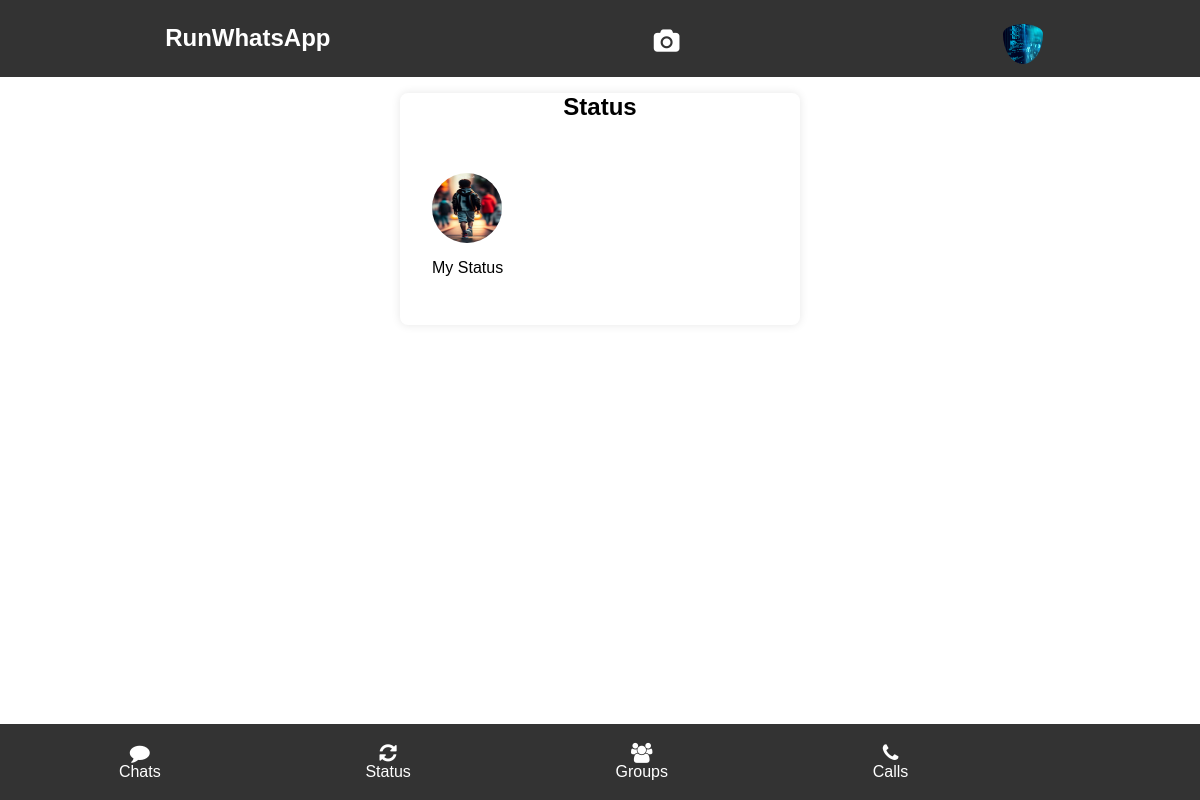
Page /status (signed in) on the committed database.
### App/models.py (models this page shows, shortened)
class Profile(models.Model):
    image = models.ImageField(upload_to='Profile Image', default='blank.png')
    first_name = models.CharField(max_length=255, null=True,)
    username = models.ForeignKey(User,on_delete=models.CASCADE, null=True)
    bio = models.TextField()
    last_activity = models.DateTimeField(auto_now=True)

class UserStatus(models.Model):
    image = models.ImageField(upload_to='Status', null= True)
    video = models.FileField(upload_to='Status', null= True)
    user =  models.ForeignKey(User, on_delete=models.CASCADE, null=True)

### App/views.py (the view)
# urls.py: path('status', views.status, name = 'status'),
@login_required(login_url='login')
def status(request):
    user = User.objects.get(username=request.user)
    profile = Profile.objects.get(username=request.user)
    real_status = UserStatus.objects.all()
    mycontact = myContact.objects.filter(user_phone_number= user)
    print(mycontact)
    for contacts in mycontact:
        contact = contacts.contact
        print(contact)
        return render(request, 'status.html', {'profile':profile,'real_status':real_status})

### App/models.py (called while the page is built)
    def __str__(self):
        return str(self.contact)

### templates/status.html (shortened to what this page needs)
{% extends 'base.html' %}
{% load static %}
  {% block content %}
  <main>
    <section class="status">
      <h2 style="text-align: center;">Status</h2>
      <div class="image-container">
        {% for real_status in real_status %}
        <div>
          {% if real_status.image %}
          <a href="view_status/{{real_status.user}}"><img class="img" src="{{real_status.image.url}}" alt="Snow"></a>
          {% if real_status.user == request.user %}
          <p>My Status</p>
          {% endif %}
          {% endif %}
        </div>
        {% endfor %}
      </div>
    </section>
  </main>
  {% endblock %}

### templates/base.html (shortened to what this page needs)
{% load static %}
<html lang="en">
<head>
    <link rel="stylesheet" href="https://cdnjs.cloudflare.com/ajax/libs/font-awesome/4.7.0/css/font-awesome.min.css">
</head>
<body>
    <div class="upheader">
        <h2 style="padding-top: 20px;">RunWhatsApp</h2>
        {% if request.user.is_authenticated %}
        <h2><a href="post_status">
                <span class="fa fa-camera" style="padding-top: 25px;" class="img dropbtn" title="post status"></span>
            </a>
        </h2>
        <div class="dropdown">
            {% if profile.image.url %}
            <img style="padding-top: 20px;" class="img dropbtn" onclick="myFunction()" src="{{profile.image.url}}"
                alt="">
            {% endif %}
            {% endif %}
        </div>
    </div>
    <header>
        <div class="logo">
            {% if request.user.is_authenticated %}
            <div class="whatsapp"><a href="/">
                    <span class="fa fa-comment" style='font-size:20px;' title="Chats"></span><br>
                    Chats
                </a>
            </div>
            <div class="statuss"><a href="/status">
                    <span class="fa fa-refresh" style='font-size:20px;' title="Chats"></span><br>
                    Status</a>
            </div>
            <div class="communities"><a href="communities">
                    <span class="fa fa-users" style='font-size:20px;' title="Chats"></span><br>
                    Groups</a>
            </div>
            <div class="calls"><a href="/add_contact">
                    <span class="fa fa-phone" style='font-size:20px;' title="Chats"></span><br>
                    Calls</a>
            </div>
            {% else %}
            <div class="signin"><a href="">RunWhatsApp</a></div>
            <div class="signin"><a href="login">Login</a></div>
            <div class="register"><a href="register">Register</a></div>
            {% endif %}
        </div>
    </header>
    {% block content %}
    {% endblock content %}
</body>
</html>

### templates/base.html (style rules this page uses)
body { font-family: Arial, sans-serif; margin: 0; padding: 0; }
a { color: white; text-decoration: none; }
header { background-color: #333; color: #fff; padding: 1rem; text-align: center; overflow: hidden; position: fixed; bottom: 0; width: 100%; }
.upheader { background-color: #333; color: #fff; padding: 4px; text-align: center; width: 100%; display: grid; grid-template-columns: auto auto auto; grid-gap: 1px; position: sticky; top: 0; z-index: 1; }
main { display: flex; flex-direction: column; align-items: center; padding: 1rem; }
.logo { display: grid; grid-template-columns: auto auto auto auto auto; grid-gap: 1px; padding: 1px; }
.logo>div { text-align: center; padding: 2px 0; }
h2 { margin-top: 0; }
.img { width: 40px; height: 40px; border-radius: 50%; }
.dropdown { position: relative; display: block; }
.image-container { display: flex; overflow-x: auto; gap: 10px; padding: 2rem; }
.image-container img { width: 70px; height: 70px; border-radius: 50%; }
.status { background-color: #fff; border-radius: 0.5rem; box-shadow: 0 0 10px rgba(0, 0, 0, 0.1); width: 100%; max-width: 400px; }

### rows in the picture
Profile: image (picture)
UserStatus: image (picture), shows "My Status"
